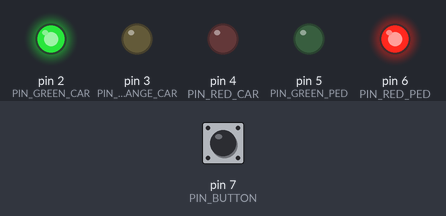
Bench run of a sketch on a simulated Arduino Uno, built with avr-gcc and run on an emulated ATmega328P. Shown: output pins drawn as LEDs (lit = HIGH). The inputs (shaded band) are chosen by the test bench; at power-on: pin 7 (PIN_BUTTON) LOW. What the sketch prints to the serial monitor is not drawn.

Above: at 1.2 s.
1.3 s: pin 7 (PIN_BUTTON) pulled HIGH for 0.15 s
At 6.6 s:
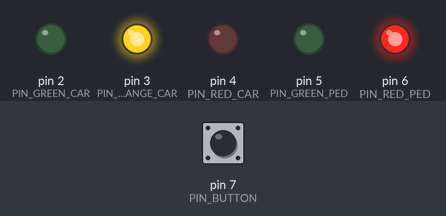
At 10.9 s:
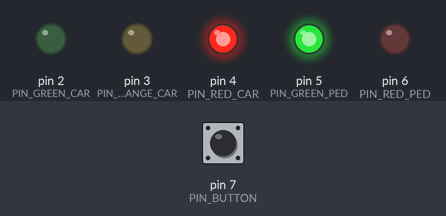
Timing chart, 0 to 12.4 s (numbered marks = the images above; inputs shaded):
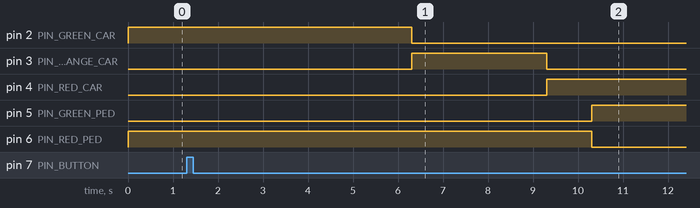

Measured:
- after the input at 1.3 s, pin 2 (PIN_GREEN_CAR): HIGH → LOW after 5.0 s; pin 3 (PIN_ORANGE_CAR): LOW → HIGH after 5.0 s, → LOW 3.0 s later; pin 4 (PIN_RED_CAR): LOW → HIGH after 8.0 s; pin 5 (PIN_GREEN_PED): LOW → HIGH after 9.0 s; pin 6 (PIN_RED_PED): HIGH → LOW after 9.0 s

The sketch:

main.ino
```cpp
#define PIN_GREEN_CAR 2
#define PIN_ORANGE_CAR 3
#define PIN_RED_CAR 4
#define PIN_GREEN_PED 5
#define PIN_RED_PED 6
#define PIN_BUTTON 7

enum SemaphorStates {SETUP, S1, S1F, S2, S3, S4, S5};
enum Modes {NORMAL, FORCED};

class Timer
{
  private:
    long currentTime;
  public:
    Timer() {
      currentTime = millis();
    }
    bool Ready(int t)
    {
      if (millis() - currentTime >= t)
      {
        currentTime = millis();
        return true;
      }
      else {
        return false;
      }
    }
    float Remaining(int t)
    {
      return t - (millis() - currentTime);
    }
};

Timer timer;
SemaphorStates semState;
Modes mode;

// the setup function runs once when you press reset or power the board
void setup() {
  Serial.begin(9600);
  // initialize digital pin 2 as an output.
  pinMode(PIN_GREEN_CAR, OUTPUT);
  pinMode(PIN_ORANGE_CAR, OUTPUT);
  pinMode(PIN_RED_CAR, OUTPUT);
  pinMode(PIN_GREEN_PED, OUTPUT);
  pinMode(PIN_RED_PED, OUTPUT);
  pinMode(PIN_BUTTON, INPUT);


  digitalWrite(PIN_GREEN_CAR, HIGH);
  digitalWrite(PIN_RED_PED, HIGH);
  timer = Timer();
  semState = S1;

  //digitalWrite(PIN_GREEN_PED, HIGH);
}

// the loop function runs over and over again forever
void loop() {
  Serial.println(semState);


  Serial.flush();

  switch (semState) {
    case S1:
      {
        Serial.println(timer.Remaining(20000));
        bool pushedButton = digitalRead(PIN_BUTTON);
        if (pushedButton && timer.Remaining(20000) >= 5000)
        {
          semState = S1F;
          timer = Timer();
        }
        else if (timer.Ready(20000)) {
          semState = S2;
          digitalWrite(PIN_GREEN_CAR, LOW);
          digitalWrite(PIN_ORANGE_CAR, HIGH);
          timer = Timer();
        }
      } break;
    case S1F:
      {
        if (timer.Ready(5000))
        {
          semState = S2;
          digitalWrite(PIN_GREEN_CAR, LOW);
          digitalWrite(PIN_ORANGE_CAR, HIGH);
          timer = Timer();
        }
      } break;
    case S2:
      {
        if (timer.Ready(3000)) {
          semState = S3;
          digitalWrite(PIN_RED_CAR, HIGH);
          digitalWrite(PIN_ORANGE_CAR, LOW);
          timer = Timer();
        }
      } break;
    case S3:
      {
        if (timer.Ready(1000)) {
          semState = S4;
          timer = Timer();
          digitalWrite(PIN_GREEN_PED, HIGH);
          digitalWrite(PIN_RED_PED, LOW);

        }
      } break;
    case S4:
      {
        if (timer.Ready(10000)) {
          semState = S5;
          digitalWrite(PIN_GREEN_PED, LOW);
          digitalWrite(PIN_RED_PED, HIGH);
          timer = Timer();
        }
      } break;
    case S5:
      {
        if (timer.Ready(1000)) {
          semState = S1;
          timer = Timer();
          digitalWrite(PIN_RED_CAR, LOW);
          digitalWrite(PIN_GREEN_CAR, HIGH);
        }
      } break;

  }
}
```
